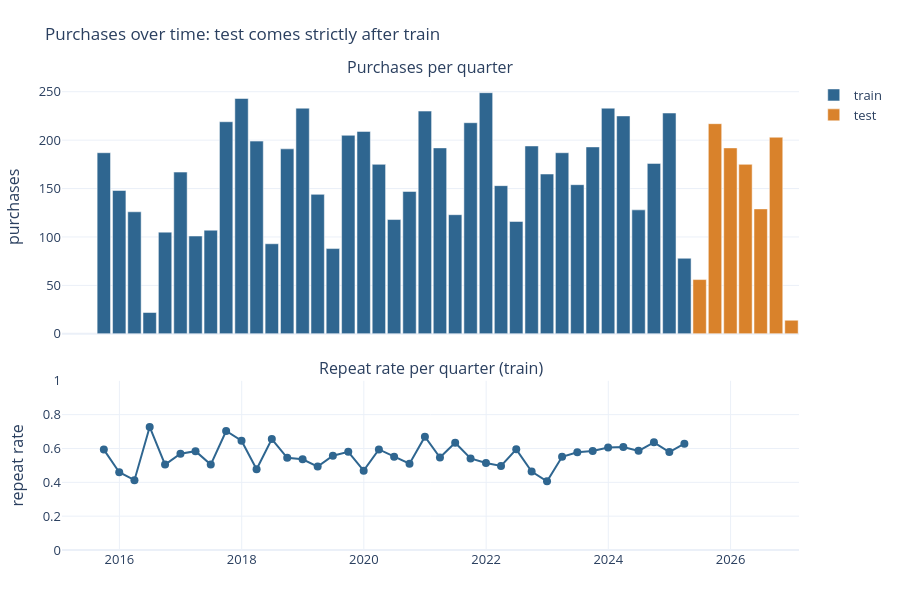

The notebook cell this image was saved under:
### Markdown cell above
## 3. Time

### Code cell
quarterly_train = df.set_index("purchase_date").resample("QE").size()
quarterly_test = test.set_index("purchase_date").resample("QE").size()
rate = df.set_index("purchase_date").resample("QE")[TARGET].mean()

# Two panels with a shared time axis (instead of two y-axes on one chart)
fig = make_subplots(rows=2, cols=1, shared_xaxes=True, row_heights=[0.6, 0.4], vertical_spacing=0.1,
                    subplot_titles=("Purchases per quarter", "Repeat rate per quarter (train)"))
bar_width = 80 * 24 * 3600 * 1000  # 80 days, in milliseconds
fig.add_bar(x=quarterly_train.index, y=quarterly_train.values, width=bar_width, marker_color=BLUE, name="train", row=1, col=1)
fig.add_bar(x=quarterly_test.index, y=quarterly_test.values, width=bar_width, marker_color=ORANGE, name="test", row=1, col=1)
fig.add_scatter(x=rate.index, y=rate.values, mode="lines+markers", line=dict(color=BLUE, width=2),
                marker=dict(size=8), name="repeat rate", showlegend=False, row=2, col=1)
fig.update_yaxes(title_text="purchases", row=1, col=1)
fig.update_yaxes(title_text="repeat rate", range=[0, 1], row=2, col=1)
fig.update_layout(title="Purchases over time: test comes strictly after train", height=600)
fig.show()

print("train:", df["purchase_date"].min().date(), "->", df["purchase_date"].max().date())
print("test: ", test["purchase_date"].min().date(), "->", test["purchase_date"].max().date())

### Figure 1 — Plotly figure (JSON) as saved in the notebook; plotly's stock layout.template omitted (floating-point values rounded to 4 significant figures)
{"data": [{"marker": {"color": "#2f6690"}, "name": "train", "type": "bar", "width": 6912000000, "x": ["2015-09-30T00:00:00.000000", "2015-12-31T00:00:00.000000", "2016-03-31T00:00:00.000000", "2016-06-30T00:00:00.000000", "2016-09-30T00:00:00.000000", "2016-12-31T00:00:00.000000", "2017-03-31T00:00:00.000000", "2017-06-30T00:00:00.000000", "2017-09-30T00:00:00.000000", "2017-12-31T00:00:00.000000", "2018-03-31T00:00:00.000000", "2018-06-30T00:00:00.000000", "2018-09-30T00:00:00.000000", "2018-12-31T00:00:00.000000", "2019-03-31T00:00:00.000000", "2019-06-30T00:00:00.000000", "2019-09-30T00:00:00.000000", "2019-12-31T00:00:00.000000", "2020-03-31T00:00:00.000000", "2020-06-30T00:00:00.000000", "2020-09-30T00:00:00.000000", "2020-12-31T00:00:00.000000", "2021-03-31T00:00:00.000000", "2021-06-30T00:00:00.000000", "2021-09-30T00:00:00.000000", "2021-12-31T00:00:00.000000", "2022-03-31T00:00:00.000000", "2022-06-30T00:00:00.000000", "2022-09-30T00:00:00.000000", "2022-12-31T00:00:00.000000", "2023-03-31T00:00:00.000000", "2023-06-30T00:00:00.000000", "2023-09-30T00:00:00.000000", "2023-12-31T00:00:00.000000", "2024-03-31T00:00:00.000000", "2024-06-30T00:00:00.000000", "2024-09-30T00:00:00.000000", "2024-12-31T00:00:00.000000", "2025-03-31T00:00:00.000000"], "xaxis": "x", "y": [187, 148, 126, 22, 105, 167, 101, 107, 219, 243, 199, 93, 191, 233, 144, 88, 205, 209, 175, 118, 147, 230, 192, 123, 218, 249, 153, 116, 194, 165, 187, 154, 193, 233, 225, 128, 176, 228, 78], "yaxis": "y"}, {"marker": {"color": "#d9822b"}, "name": "test", "type": "bar", "width": 6912000000, "x": ["2025-06-30T00:00:00.000000", "2025-09-30T00:00:00.000000", "2025-12-31T00:00:00.000000", "2026-03-31T00:00:00.000000", "2026-06-30T00:00:00.000000", "2026-09-30T00:00:00.000000", "2026-12-31T00:00:00.000000"], "xaxis": "x", "y": [56, 217, 192, 175, 129, 203, 14], "yaxis": "y"}, {"line": {"color": "#2f6690", "width": 2}, "marker": {"size": 8}, "mode": "lines+markers", "name": "repeat rate", "showlegend": false, "type": "scatter", "x": ["2015-09-30T00:00:00.000000", "2015-12-31T00:00:00.000000", "2016-03-31T00:00:00.000000", "2016-06-30T00:00:00.000000", "2016-09-30T00:00:00.000000", "2016-12-31T00:00:00.000000", "2017-03-31T00:00:00.000000", "2017-06-30T00:00:00.000000", "2017-09-30T00:00:00.000000", "2017-12-31T00:00:00.000000", "2018-03-31T00:00:00.000000", "2018-06-30T00:00:00.000000", "2018-09-30T00:00:00.000000", "2018-12-31T00:00:00.000000", "2019-03-31T00:00:00.000000", "2019-06-30T00:00:00.000000", "2019-09-30T00:00:00.000000", "2019-12-31T00:00:00.000000", "2020-03-31T00:00:00.000000", "2020-06-30T00:00:00.000000", "2020-09-30T00:00:00.000000", "2020-12-31T00:00:00.000000", "2021-03-31T00:00:00.000000", "2021-06-30T00:00:00.000000", "2021-09-30T00:00:00.000000", "2021-12-31T00:00:00.000000", "2022-03-31T00:00:00.000000", "2022-06-30T00:00:00.000000", "2022-09-30T00:00:00.000000", "2022-12-31T00:00:00.000000", "2023-03-31T00:00:00.000000", "2023-06-30T00:00:00.000000", "2023-09-30T00:00:00.000000", "2023-12-31T00:00:00.000000", "2024-03-31T00:00:00.000000", "2024-06-30T00:00:00.000000", "2024-09-30T00:00:00.000000", "2024-12-31T00:00:00.000000", "2025-03-31T00:00:00.000000"], "xaxis": "x2", "y": [0.5936, 0.4595, 0.4127, 0.7273, 0.5048, 0.5689, 0.5842, 0.5047, 0.7032, 0.6461, 0.4774, 0.6559, 0.5445, 0.5365, 0.4931, 0.5568, 0.5805, 0.4689, 0.5943, 0.5508, 0.5102, 0.6696, 0.5469, 0.6341, 0.5413, 0.5141, 0.4967, 0.5948, 0.4639, 0.4061, 0.5508, 0.5779, 0.5855, 0.6052, 0.6089, 0.5859, 0.6364, 0.5789, 0.6282], "yaxis": "y2"}], "layout": {"annotations": [{"font": {"size": 16}, "showarrow": false, "text": "Purchases per quarter", "x": 0.5, "xanchor": "center", "xref": "paper", "y": 1, "yanchor": "bottom", "yref": "paper"}, {"font": {"size": 16}, "showarrow": false, "text": "Repeat rate per quarter (train)", "x": 0.5, "xanchor": "center", "xref": "paper", "y": 0.36, "yanchor": "bottom", "yref": "paper"}], "height": 600, "title": {"text": "Purchases over time: test comes strictly after train"}, "xaxis": {"anchor": "y", "domain": [0, 1], "matches": "x2", "showticklabels": false}, "xaxis2": {"anchor": "y2", "domain": [0, 1]}, "yaxis": {"anchor": "x", "domain": [0.46, 1], "title": {"text": "purchases"}}, "yaxis2": {"anchor": "x2", "domain": [0, 0.36], "range": [0, 1], "title": {"text": "repeat rate"}}}}
